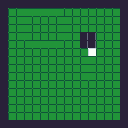

A level layout from a 2D game, rendered from its tile map. Below: a short description, then the map file with its tile-grid data intact:
An orthogonal 16x16 tile map with 8x8 px tiles, 1 tile layer (Tile Layer 1).

<map version="1.10" tiledversion="1.11.0" orientation="orthogonal" renderorder="right-down" width="16" height="16" tilewidth="8" tileheight="8" infinite="0" nextlayerid="4" nextobjectid="1">
 <editorsettings>
  <export target="tilemap1.lua" format="lua" />
 </editorsettings>
 <tileset firstgid="1" source="graphics.tsx" />
 <layer id="1" name="Tile Layer 1" width="16" height="16">
  <data encoding="csv">
7,7,7,7,7,7,7,7,7,7,7,7,7,7,7,7,
7,9,9,10,10,10,10,10,9,9,9,9,9,9,9,7,
7,9,9,10,9,9,9,9,10,9,9,9,9,9,9,7,
7,9,9,10,9,9,9,9,10,9,9,9,9,9,9,7,
7,9,9,10,9,9,9,9,10,9,8,8,9,9,9,7,
7,9,9,9,10,10,10,10,9,9,8,8,9,9,9,7,
7,9,9,9,9,9,9,9,9,9,9,11,9,9,9,7,
7,9,9,9,9,9,9,9,9,9,9,10,9,9,9,7,
7,9,9,9,9,9,9,9,9,9,9,10,9,9,9,7,
7,9,9,9,9,9,9,9,9,9,9,10,9,9,9,7,
7,9,9,9,9,9,9,9,9,9,9,9,9,9,9,7,
7,9,9,9,9,9,9,9,9,9,9,9,9,9,9,7,
7,9,9,9,9,9,9,9,9,9,9,9,9,9,9,7,
7,9,9,9,9,9,9,9,9,9,9,9,9,9,9,7,
7,9,9,9,9,9,9,9,9,9,9,9,9,9,9,7,
7,7,7,7,7,7,7,7,7,7,7,7,7,7,7,7
</data>
 </layer>
</map>